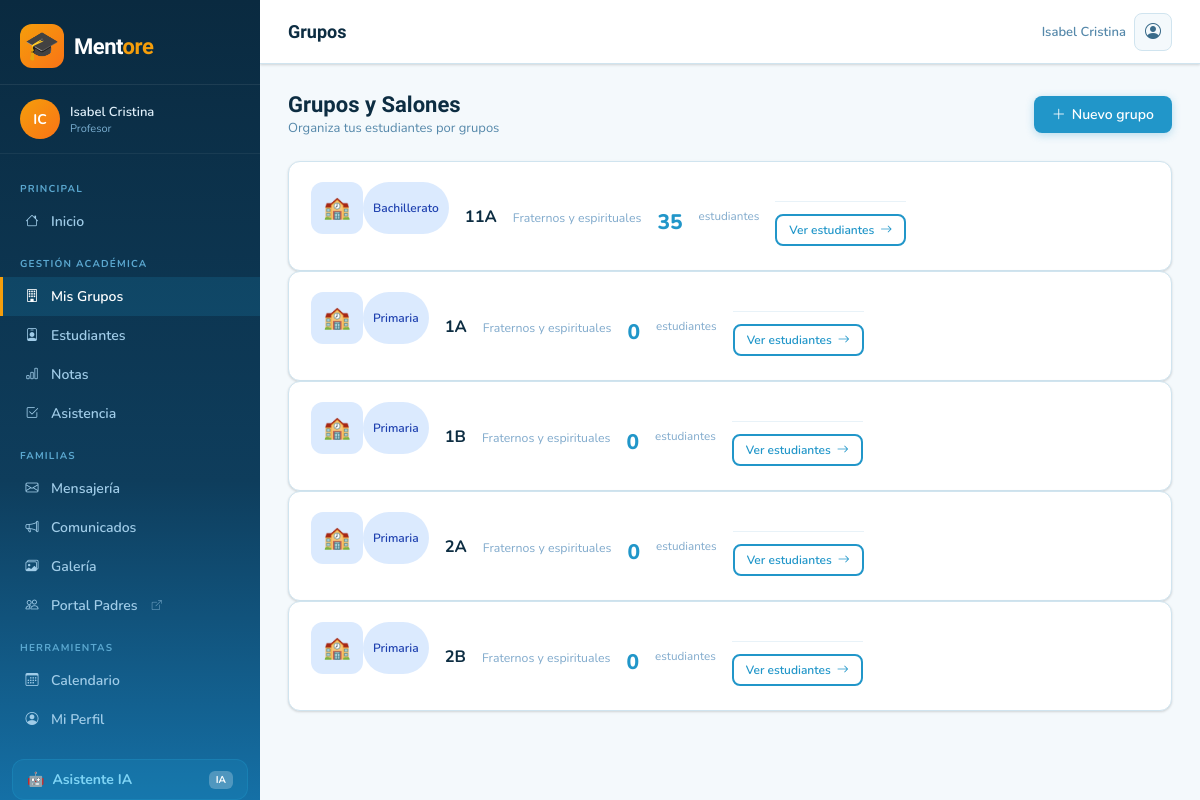
/dashboard/classrooms/ (signed in), run on the app's committed database.
### students/models.py (models this page shows, shortened)
class Classroom(models.Model):
    teacher = models.ForeignKey(User, on_delete=models.CASCADE, related_name='classrooms')
    name = models.CharField(max_length=100, verbose_name='Nombre del grupo')
    grade_level = models.CharField(max_length=50, blank=True, verbose_name='Nivel')
    subject = models.CharField(max_length=100, blank=True, verbose_name='Materia')
    created_at = models.DateTimeField(auto_now_add=True)
    class Meta:
        ordering = ['name']
        verbose_name = 'Grupo'
        verbose_name_plural = 'Grupos'
    def student_count(self):
        return self.students.count()

### students/views.py (the view)
# urls.py: path('classrooms/', views.classroom_list, name='classrooms'),
@login_required
def classroom_list(request):
    classrooms = Classroom.objects.filter(teacher=request.user)
    return render(request, 'students/classroom_list.html', {'classrooms': classrooms})

### templates/students/classroom_list.html (shortened to what this page needs)
{% extends 'base/layout.html' %}
{% block page_title %}Grupos{% endblock %}
{% block content %}
<div class="page-header">
  <div class="page-header-left">
    <h1>Grupos y Salones</h1>
    <p>Organiza tus estudiantes por grupos</p>
  </div>
  <a href="{% url 'students:classroom_create' %}" class="btn-primary">
    <i class="bi bi-plus-lg"></i> Nuevo grupo
  </a>
</div>
{% if classrooms %}
<div class="row g-3">
  {% for classroom in classrooms %}
  <div class="col-md-6 col-xl-4">
    <div class="stat-card blue" style="cursor:default;">
      <div class="d-flex justify-content-between align-items-start mb-3">
        <div class="stat-icon blue">🏫</div>
        {% if classroom.grade_level %}
          <span class="badge badge-blue">{{ classroom.grade_level }}</span>
        {% endif %}
      </div>
      <div style="font-weight:700;font-size:1.1rem;color:var(--gray-900);">{{ classroom.name }}</div>
      <div style="font-size:.82rem;color:var(--gray-400);margin-top:.2rem;">{{ classroom.subject|default:"Sin materia" }}</div>
      <div style="font-size:1.4rem;font-weight:800;color:var(--primary);margin-top:.75rem;">{{ classroom.student_count }}</div>
      <div style="font-size:.78rem;color:var(--gray-400);">estudiantes</div>
      <div style="margin-top:1rem;padding-top:.75rem;border-top:1px solid var(--gray-100);">
        <a href="{% url 'students:list' %}?classroom={{ classroom.pk }}" class="btn-outline btn-sm">
          Ver estudiantes <i class="bi bi-arrow-right"></i>
        </a>
      </div>
    </div>
  </div>
  {% endfor %}
</div>
{% endif %}
{% endblock %}

### templates/base/layout.html (shortened to what this page needs)
{% load static %}
<!DOCTYPE html>
<html lang="es">
<head>
  <link rel="stylesheet" href="https://cdnjs.cloudflare.com/ajax/libs/bootstrap-icons/1.11.3/font/bootstrap-icons.min.css">
  <link rel="stylesheet" href="{% static 'css/mentore.css' %}">
</head>
<body>
<aside class="sidebar">
  <a href="{% url 'students:dashboard' %}" class="sidebar-brand">
    <div class="sidebar-brand-icon">🎓</div>
    <span class="sidebar-brand-name">Ment<span>ore</span></span>
  </a>
  {% if user.is_authenticated %}
  <div class="sidebar-user-block">
    <div class="sidebar-user-avatar">{{ user.first_name|first|upper }}{{ user.last_name|first|upper }}</div>
    <div>
      <div class="sidebar-user-name">{{ user.get_full_name|default:user.username }}</div>
      <div class="sidebar-user-role">Profesor</div>
    </div>
  </div>
  {% endif %}
  <ul class="sidebar-nav">
    <li class="sidebar-section-label">Principal</li>
    <li class="nav-item {% if request.resolver_match.url_name == 'dashboard' %}active{% endif %}">
      <a href="{% url 'students:dashboard' %}" class="sidebar-link {% if request.resolver_match.url_name == 'dashboard' %}active{% endif %}">
        <i class="bi bi-house nav-icon"></i> Inicio
      </a>
    </li>
    <li class="sidebar-section-label">Gestión Académica</li>
    <li>
      <a href="{% url 'students:classrooms' %}" class="sidebar-link {% if 'classroom' in request.resolver_match.url_name|default:'' %}active{% endif %}">
        <i class="bi bi-building nav-icon"></i> Mis Grupos
      </a>
    </li>
    <li>
      <a href="{% url 'students:list' %}" class="sidebar-link {% if request.resolver_match.url_name in 'list,create,detail,edit' %}active{% endif %}">
        <i class="bi bi-person-badge nav-icon"></i> Estudiantes
      </a>
    </li>
    <li>
      <a href="{% url 'grades:list' %}" class="sidebar-link {% if request.resolver_match.namespace == 'grades' %}active{% endif %}">
        <i class="bi bi-bar-chart nav-icon"></i> Notas
      </a>
    </li>
    <li>
      <a href="{% url 'students:attendance' %}" class="sidebar-link {% if 'attendance' in request.resolver_match.url_name|default:'' %}active{% endif %}">
        <i class="bi bi-check2-square nav-icon"></i> Asistencia
      </a>
    </li>
    <li class="sidebar-section-label">Familias</li>
    <li>
      <a href="{% url 'students:message_list' %}" class="sidebar-link {% if 'message' in request.resolver_match.url_name|default:'' %}active{% endif %}">
        <i class="bi bi-envelope nav-icon"></i> Mensajería
      </a>
    </li>
    <li>
      <a href="{% url 'students:announcement_list' %}" class="sidebar-link {% if 'announcement' in request.resolver_match.url_name|default:'' %}active{% endif %}">
        <i class="bi bi-megaphone nav-icon"></i> Comunicados
      </a>
    </li>
    <li>
      <a href="{% url 'gallery:list' %}" class="sidebar-link {% if request.resolver_match.namespace == 'gallery' %}active{% endif %}">
        <i class="bi bi-images nav-icon"></i> Galería
      </a>
    </li>
    <li>
      <a href="/padres/" class="sidebar-link" target="_blank">
        <i class="bi bi-people nav-icon"></i> Portal Padres <i class="bi bi-box-arrow-up-right" style="font-size:10px;opacity:.6;margin-left:4px;"></i>
      </a>
    </li>
    <li class="sidebar-section-label">Herramientas</li>
    <li>
      <a href="{% url 'calendar_app:schedule' %}" class="sidebar-link {% if request.resolver_match.namespace == 'calendar_app' %}active{% endif %}">
        <i class="bi bi-calendar3 nav-icon"></i> Calendario
      </a>
    </li>
    <li>
      <a href="{% url 'accounts:profile' %}" class="sidebar-link {% if request.resolver_match.url_name == 'profile' %}active{% endif %}">
        <i class="bi bi-person-circle nav-icon"></i> Mi Perfil
      </a>
    </li>
  </ul>
  <a href="{% url 'ai_assistant:chat' %}" class="sidebar-ai-chip">
    🤖 <span>Asistente IA</span>
    <span class="ai-badge" style="margin-left:auto;background:rgba(255,255,255,.25);color:#fff;font-size:10px;padding:2px 7px;border-radius:6px;font-weight:700;">IA</span>
  </a>
</aside>
<div class="main-content">
  <header class="topbar">
    <h1 class="topbar-title">{% block page_title %}Dashboard{% endblock %}</h1>
    <div class="topbar-right">
      <span style="font-size:13px;color:var(--gray-500);font-weight:600;">{{ user.get_full_name|default:user.username }}</span>
      <a href="{% url 'accounts:profile' %}" class="topbar-btn" title="Mi perfil"><i class="bi bi-person-circle"></i></a>
    </div>
  </header>
  <div class="content-area">
    {% block content %}{% endblock %}
  </div>
</div>
</body>
</html>

### data on the page
Classroom: grade_level "Bachillerato", name "11A", subject "Fraternos y espirituales", student_count "35"
Classroom: grade_level "Primaria", name "1A", subject "Fraternos y espirituales", student_count "0"
Classroom: grade_level "Primaria", name "1B", subject "Fraternos y espirituales", student_count "0"
Classroom: grade_level "Primaria", name "2A", subject "Fraternos y espirituales", student_count "0"
Classroom: grade_level "Primaria", name "2B", subject "Fraternos y espirituales", student_count "0"

### other printed values
{{ user.first_name|first|upper }} "I"
{{ user.last_name|first|upper }} "C"
{{ user.get_full_name|default:user.username }} "Isabel Cristina"
